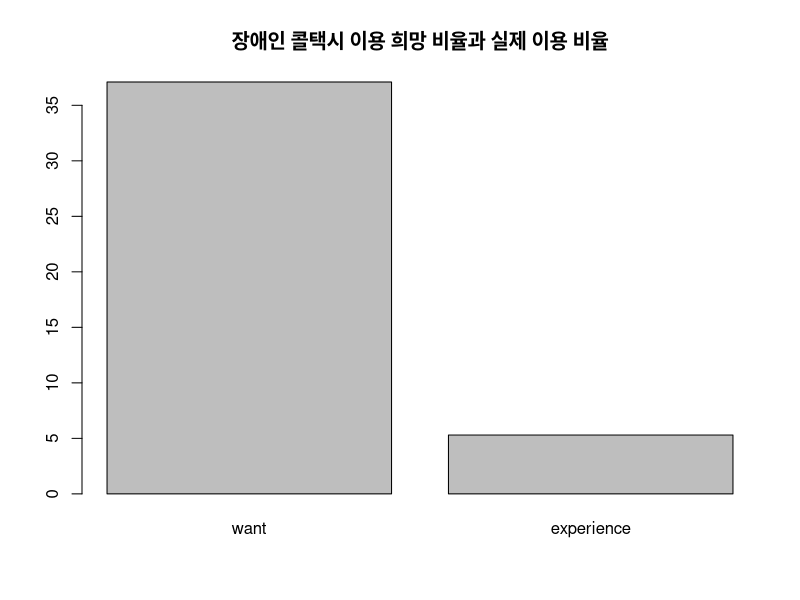

The R script that drew this image:
## ---- chunk 1
knitr::opts_chunk$set(echo = FALSE)
## ---- chunk 2
name<-c("want", "experience")
percentage<-c(37.1, 5.3)

barplot(percentage, names=name,
        main="장애인 콜택시 이용 희망 비율과 실제 이용 비율")
